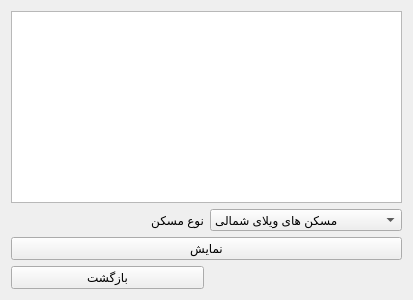
<?xml version="1.0" encoding="UTF-8"?>
<ui version="4.0">
 <class>my_maskan</class>
 <widget class="QWidget" name="my_maskan">
  <property name="geometry">
   <rect>
    <x>0</x>
    <y>0</y>
    <width>413</width>
    <height>300</height>
   </rect>
  </property>
  <property name="windowTitle">
   <string>Form</string>
  </property>
  <layout class="QGridLayout" name="gridLayout">
   <item row="2" column="0" colspan="2">
    <widget class="QPushButton" name="pushButton_1">
     <property name="text">
      <string>نمایش</string>
     </property>
    </widget>
   </item>
   <item row="0" column="0" colspan="2">
    <widget class="QTextEdit" name="textEdit"/>
   </item>
   <item row="1" column="0">
    <widget class="QLabel" name="label">
     <property name="text">
      <string>نوع مسکن</string>
     </property>
    </widget>
   </item>
   <item row="3" column="0">
    <widget class="QPushButton" name="pushButton_2">
     <property name="text">
      <string>بازگشت</string>
     </property>
    </widget>
   </item>
   <item row="1" column="1">
    <widget class="QComboBox" name="comboBox">
     <item>
      <property name="text">
       <string>مسکن های ویلای شمالی</string>
      </property>
     </item>
     <item>
      <property name="text">
       <string>مسکن های ویلای جنوبی</string>
      </property>
     </item>
     <item>
      <property name="text">
       <string>مسکن های آپارتمانی</string>
      </property>
     </item>
    </widget>
   </item>
  </layout>
 </widget>
 <resources/>
 <connections/>
</ui>
